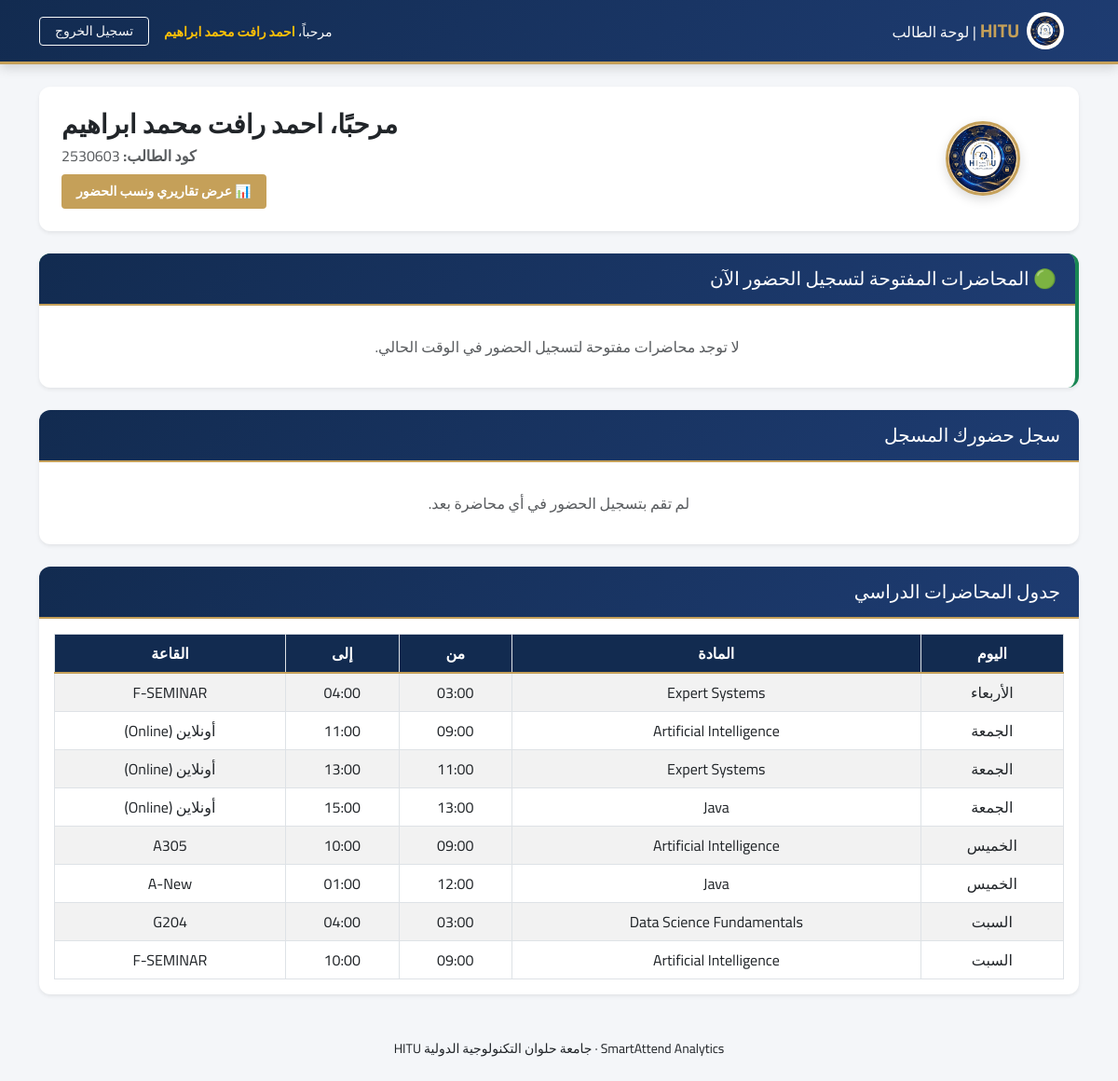
/student (signed in), run on the app's committed database.
### tables this page shows
CREATE TABLE students (
            id INTEGER PRIMARY KEY AUTOINCREMENT,
            student_code TEXT NOT NULL UNIQUE,
            full_name TEXT NOT NULL,
            group_id INTEGER NOT NULL,
            user_id INTEGER UNIQUE,
            status TEXT DEFAULT 'active',
            FOREIGN KEY (group_id) REFERENCES groups(id),
            FOREIGN KEY (user_id) REFERENCES users(id) ON DELETE SET NULL
        );

CREATE TABLE schedule (
        id INTEGER PRIMARY KEY AUTOINCREMENT,
        group_id INTEGER NOT NULL,
        subject_id INTEGER NOT NULL,
        instructor_id INTEGER,
        weekday TEXT NOT NULL,
        start_time TEXT NOT NULL,
        end_time TEXT NOT NULL,
        room TEXT NOT NULL,
        FOREIGN KEY (subject_id) REFERENCES subjects(id),
        FOREIGN KEY (instructor_id) REFERENCES instructors(id)
    );

CREATE TABLE subjects (
            id INTEGER PRIMARY KEY AUTOINCREMENT,
            subject_code TEXT UNIQUE,
            subject_name TEXT NOT NULL UNIQUE
        );

### app.py (the view)
@app.route("/student")
def student_dashboard():
    if "user_id" not in session or session.get("role") != "student":
        return redirect(url_for("login"))
    conn = get_db_connection()
    student = conn.execute(
        "SELECT * FROM students WHERE user_id = ?", (session["user_id"],)
    ).fetchone()
    schedule_items = []
    open_lectures = []
    my_attendance = []
    if student:
        schedule_items = conn.execute(
            """
            SELECT s.weekday, s.start_time, s.end_time, s.room, sub.subject_name
            FROM schedule s
            JOIN subjects sub ON s.subject_id = sub.id
            WHERE s.group_id = ?
            ORDER BY s.weekday, s.start_time
            """,
            (student["group_id"],)
        ).fetchall()
        open_lectures = conn.execute(
            """
            SELECT DISTINCT l.id, sub.subject_name, l.lecture_date, l.start_time, l.end_time
            FROM lectures l
            JOIN subjects sub ON l.subject_id = sub.id
            JOIN lecture_groups lg ON l.id = lg.lecture_id
            WHERE lg.group_id = ? AND l.status = 'open'
            """,
            (student["group_id"],)
        ).fetchall()
        my_attendance = conn.execute(
            """
            SELECT l.id AS lecture_id, sub.subject_name, l.lecture_date, a.attendance_status, a.marked_at
            FROM attendance a
            JOIN lectures l ON a.lecture_id = l.id
            JOIN subjects sub ON l.subject_id = sub.id
            WHERE a.student_id = ?
            ORDER BY a.marked_at DESC
            """,
            (student["id"],)
        ).fetchall()
    conn.close()
    return render_template(
        "student_dashboard.html",
        student=student,
        schedule=schedule_items,
        open_lectures=open_lectures,
        my_attendance=my_attendance,
    )

### app.py (called while the page is built)
def get_db_connection():
    conn = sqlite3.connect(DB_PATH)
    conn.row_factory = sqlite3.Row
    conn.execute("PRAGMA journal_mode=WAL;")
    conn.execute("PRAGMA foreign_keys = ON;")
    return conn

### templates/student_dashboard.html (shortened to what this page needs)
{% extends "layout.html" %}
{% block content %}
<!DOCTYPE html>
<html lang="ar" dir="rtl">
<head>
    <link rel="stylesheet" href="https://cdn.jsdelivr.net/npm/bootstrap@5.3.0/dist/css/bootstrap.min.css">
    <link rel="stylesheet" href="{{ url_for('static', filename='style.css') }}">
</head>
<body>
    <nav class="navbar navbar-expand-lg navbar-dark navbar-hitu sticky-top mb-4">
        <div class="container">
            <a class="navbar-brand d-flex align-items-center gap-2" href="#">
                <img src="{{ url_for('static', filename='logo.png') }}" alt="HITU Logo" height="40" class="d-inline-block align-text-top bg-white rounded-circle p-1">
                <span>HITU <small class="fw-normal fs-6 text-light">| لوحة الطالب</small></span>
            </a>
            <div class="collapse navbar-collapse justify-content-end" id="hituNavbar">
                <ul class="navbar-nav align-items-center gap-2 mt-2 mt-lg-0">
                    <li class="nav-item">
                        <span class="text-light small px-2">مرحباً، <strong class="text-warning">{{ student['full_name'] if student else session['username'] }}</strong></span>
                    </li>
                    <li class="nav-item">
                        <form action="{{ url_for('logout') }}" method="POST" class="m-0">
                            <button type="submit" class="btn btn-outline-light btn-sm px-3">تسجيل الخروج</button>
                        </form>
                    </li>
                </ul>
            </div>
        </div>
    </nav>
    <div class="container my-4">
        <div class="card p-4 shadow-sm mb-4">
            <div class="row align-items-center">
                <div class="col-md-2 text-center mb-3 mb-md-0">
                    <div class="university-logo-container" style="width: 80px; height: 80px; margin: 0 auto;">
                        <img src="{{ url_for('static', filename='logo.png') }}" alt="شعار الجامعة">
                    </div>
                </div>
                <div class="col-md-10 text-center text-md-start">
                    <h3 class="fw-bold text-dark mb-1">مرحبًا، {{ student['full_name'] if student else session['username'] }}</h3>
                    <p class="text-muted mb-2"><strong>كود الطالب:</strong> {{ student['student_code'] if student else 'غير محدد' }}</p>
                    <a href="{{ url_for('student_analytics_page') }}" class="btn btn-hitu-gold btn-sm px-3 py-2 text-white">📊 عرض تقاريري ونسب الحضور</a>
                </div>
            </div>
        </div>
        <div class="card shadow-sm mb-4 border-end border-4 border-success">
            <div class="card-header-hitu bg-success text-white">
                <h5 class="mb-0">🟢 المحاضرات المفتوحة لتسجيل الحضور الآن</h5>
            </div>
            <div class="card-body">
                {% if open_lectures %}
                    <div class="table-responsive">
                        <table class="table table-bordered table-striped">
                            <thead>
                                <tr>
                                    <th>المادة</th>
                                    <th>التاريخ</th>
                                    <th>الوقت</th>
                                    <th>تسجيل الحضور (كاميرا / رمز)</th>
                                </tr>
                            </thead>
                            <tbody>
                                {% for lec in open_lectures %}
                                    <tr>
                                        <td>{{ lec['subject_name'] }}</td>
                                        <td>{{ lec['lecture_date'] }}</td>
                                        <td>{{ lec['start_time'] }} - {{ lec['end_time'] }}</td>
                                        <td>
                                            <button type="button" onclick="openCameraScanner({{ lec['id'] }})" class="btn btn-success btn-sm w-100 fw-bold mb-2">📷 مسح الـ QR بالكاميرا</button>
                                            <form action="{{ url_for('handle_mark_attendance_qr') }}" method="POST" class="d-flex gap-2 justify-content-center">
                                                <input type="hidden" name="lecture_id" value="{{ lec['id'] }}">
                                                <input type="text" id="qr_input_{{ lec['id'] }}" name="qr_token" placeholder="أدخل الرمز النصي" required class="form-control form-control-sm">
                                                <button type="submit" class="btn btn-hitu-primary btn-sm px-3 fw-bold">تأكيد 📲</button>
                                            </form>
                                        </td>
                                    </tr>
                                {% endfor %}
                            </tbody>
                        </table>
                    </div>
                {% else %}
                    <p class="text-muted text-center mb-0 py-3">لا توجد محاضرات مفتوحة لتسجيل الحضور في الوقت الحالي.</p>
                {% endif %}
            </div>
        </div>
        <div class="card shadow-sm mb-4">
            <div class="card-header-hitu">
                <h5 class="mb-0">سجل حضورك المسجل</h5>
            </div>
            <div class="card-body">
                {% if my_attendance %}
                    <div class="table-responsive">
                        <table class="table table-bordered table-striped">
                            <thead>
                                <tr>
                                    <th>المادة</th>
                                    <th>التاريخ</th>
                                    <th>حالة الحضور</th>
                                    <th>توقيت التسجيل</th>
                                </tr>
                            </thead>
                            <tbody>
                                {% for att in my_attendance %}
                                    <tr>
                                        <td>{{ att['subject_name'] }}</td>
                                        <td>{{ att['lecture_date'] }}</td>
                                        <td><strong class="text-success">{{ att['attendance_status'] }}</strong></td>
                                        <td>{{ att['marked_at'] }}</td>
                                    </tr>
                                {% endfor %}
                            </tbody>
                        </table>
                    </div>
                {% else %}
                    <p class="text-muted text-center mb-0 py-3">لم تقم بتسجيل الحضور في أي محاضرة بعد.</p>
                {% endif %}
            </div>
        </div>
        <div class="card shadow-sm mb-4">
            <div class="card-header-hitu">
                <h5 class="mb-0">جدول المحاضرات الدراسي</h5>
            </div>
            <div class="card-body">
                {% if schedule %}
                    <div class="table-responsive">
                        <table class="table table-bordered table-striped">
                            <thead>
                                <tr>
                                    <th>اليوم</th>
                                    <th>المادة</th>
                                    <th>من</th>
                                    <th>إلى</th>
                                    <th>القاعة</th>
                                </tr>
                            </thead>
                            <tbody>
                                {% for item in schedule %}
                                    <tr>
                                        <td>{{ item['weekday'] }}</td>
                                        <td>{{ item['subject_name'] }}</td>
                                        <td>{{ item['start_time'] }}</td>
                                        <td>{{ item['end_time'] }}</td>
                                        <td>{{ item['room'] }}</td>
                                    </tr>
                                {% endfor %}
                            </tbody>
                        </table>
                    </div>
                {% else %}
                    <p class="text-muted text-center mb-0 py-3">لا يوجد جدول دراسي مسجل لمجموعتك حالياً.</p>
                {% endif %}
            </div>
        </div>
    </div>
</body>
</html>
{% endblock %}

### static/style.css (style rules this page uses)
:root { --hitu-primary: #122b50; --hitu-secondary: #1e3c72; --hitu-accent: #c5a059; --hitu-bg: #f4f6f9; --hitu-card-bg: #ffffff; --hitu-dark: #212529; --hitu-text-muted: #6c757d; }
body { font-family: 'Cairo', sans-serif; background-color: var(--hitu-bg); color: var(--hitu-dark); margin: 0; padding: 0; direction: rtl; }
.navbar-hitu { background: linear-gradient(135deg, var(--hitu-primary) 0%, var(--hitu-secondary) 100%) !important; border-bottom: 3px solid var(--hitu-accent); box-shadow: 0 4px 12px rgba(0, 0, 0, 0.15); }
.navbar-hitu .navbar-brand { font-weight: 700; color: #ffffff !important; font-size: 1.25rem; }
.navbar-hitu .navbar-brand span { color: var(--hitu-accent); }
.card { border: none; border-radius: 12px; box-shadow: 0 4px 15px rgba(0, 0, 0, 0.06); background: var(--hitu-card-bg); margin-bottom: 25px; overflow: hidden; }
.card-header-hitu { background: linear-gradient(135deg, var(--hitu-primary) 0%, var(--hitu-secondary) 100%); color: #ffffff; font-weight: 700; border-bottom: 2px solid var(--hitu-accent); padding: 15px 20px; }
.btn-hitu-gold { background-color: var(--hitu-accent); color: #ffffff; font-weight: 600; border: none; transition: all 0.3s ease; }
.university-logo-container { width: 110px; height: 110px; overflow: hidden; border-radius: 50%; margin: 0 auto 15px auto; box-shadow: 0 4px 12px rgba(0,0,0,0.15); border: 3px solid var(--hitu-accent); background: white; display: flex; align-items: center; justify-content: center; }
.university-logo-container img { width: 100%; height: 100%; object-fit: cover; }
.table { margin-bottom: 0; }
.table thead th { background-color: var(--hitu-primary); color: #ffffff; font-weight: 600; text-align: center; vertical-align: middle; border-bottom: 2px solid var(--hitu-accent); }
.table tbody td { text-align: center; vertical-align: middle; }

### data on the page
students: full_name "احمد رافت محمد ابراهیم", student_code "2530603"
schedule: weekday "الأربعاء", subject_name "Expert Systems", start_time "03:00", end_time "04:00", room "F-SEMINAR"
schedule: weekday "الجمعة", subject_name "Artificial Intelligence", start_time "09:00", end_time "11:00", room "أونلاين (Online)"
schedule: weekday "الجمعة", subject_name "Expert Systems", start_time "11:00", end_time "13:00", room "أونلاين (Online)"
schedule: weekday "الجمعة", subject_name "Java", start_time "13:00", end_time "15:00", room "أونلاين (Online)"
schedule: weekday "الخميس", subject_name "Artificial Intelligence", start_time "09:00", end_time "10:00", room "A305"
schedule: weekday "الخميس", subject_name "Java", start_time "12:00", end_time "01:00", room "A-New"
schedule: weekday "السبت", subject_name "Data Science Fundamentals", start_time "03:00", end_time "04:00", room "G204"
schedule: weekday "السبت", subject_name "Artificial Intelligence", start_time "09:00", end_time "10:00", room "F-SEMINAR"
